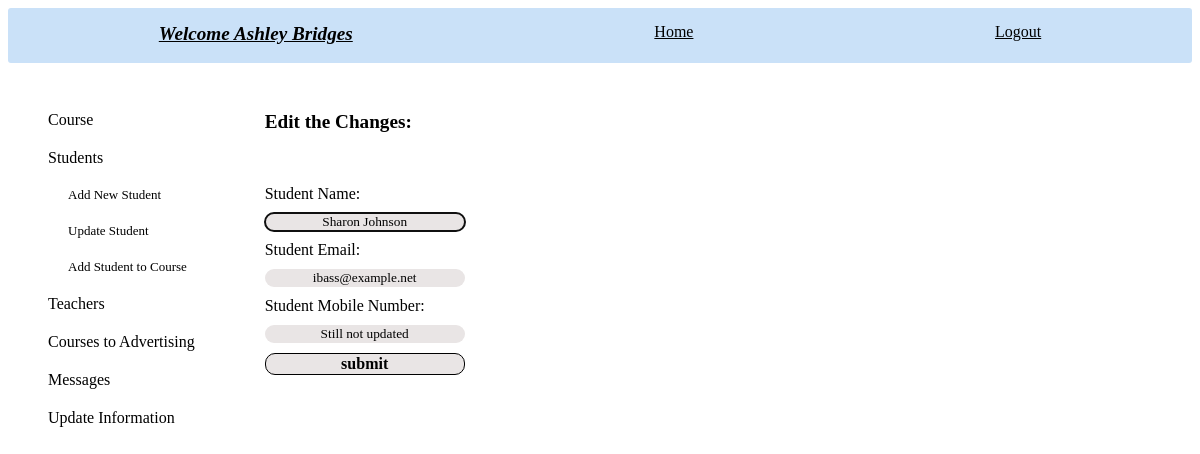
Page /chosen_student/1 (signed in) on the committed database.
### tables this page shows
CREATE TABLE students (
        id INTEGER PRIMARY KEY,
        name TEXT NOT NULL,
        email TEXT UNIQUE,
        phone TEXT UNIQUE,
        user_id INTEGER,
        FOREIGN KEY(user_id) REFERENCES new_users (id)
        );

### app.py (the view)
@app.route('/chosen_student/<student_id>', methods=['GET', 'POST'])
def chosen_student_update(student_id):
    log=check_log()
    info=info_user()
    student_info=crud.read_if('*',"students","id", student_id)
    student_object=create_students_objects(student_info)
    if request.method=='POST':
        name=request.form['name'].title()
        email=request.form['email']
        phone=request.form['phone']
        if name=='' or email=='' or phone=='' :
            return render_template('update_students.html', log=log, info=info, admin_id=session['id'], student_dict='', title='Edit the Changes:', student_object=student_object, note="Name, Email and Mobile number are required fields")
        else:
            if student_object[0].name!=name:
                crud.update_if('students', 'name', f"'{name}'", 'id', student_id)
            if student_object[0].email!=email:
                check_students=crud.read_if('id', 'students', 'email', email)
                check_users=crud.read_if('id', 'new_users', 'username', email)
                if len(check_students)==0 and len(check_users)==0:
                    crud.update_if('new_users', 'username', f"'{email}'", 'id', student_object[0].user_id)
                    crud.update_if('students', 'email', f"'{email}'",'id', student_id)
                else:
                    return render_template('update_students.html', log=log, info=info, admin_id=session['id'], student_dict='', title='Edit the Changes:', student_object=student_object, note="Email already exists")
            if student_object[0].phone!=phone:
                try:
                    crud.update_if('students', 'phone', f"'{phone}'",'id', student_id)
                except:
                    return render_template('update_students.html', log=log, info=info, admin_id=session['id'], student_dict='', title='Edit the Changes:', student_object=student_object, note="Mobile number already exists")
            return redirect(url_for('student_info', student_id=student_id))
    else:
        return render_template('update_students.html', log=log, info=info, admin_id=session['id'], student_dict='', title='Edit the Changes:', student_object=student_object)

### app.py (called while the page is built)
def check_log(): #check if user is loged in or not
    log_result={}
    if "name" in session:
        link='/logout'
        log='Logout'
        log_result['link']=link
        log_result['log']=log
        return log_result
    else:
        link='/login'
        log='Login'
        log_result['link']=link
        log_result['log']=log
        return log_result

def info_user(): # get user info
    if "role" in session:
        info={}
        if session['role']=='admin':
            info['id']=session['id']
            info['link']=f"/administrator/{session['id']}"
            info['word']='Administrator'
            info['hello']=f"Hello {crud.admin_name(session['id'])}- what do you want to do?"
            info['class']='user_hello'
        if session['role']=='teacher':
            info['id']=session['id']
            info['link']=f"/teacher_profile/{session['id']}"
            info['word']=f"Welcome {crud.teacher_name(session['id'])}"
            info['class']='user_hello'
        if session['role']=='student':
            info['id']=session['id']
            info['link']=f"/student_profile/{session['id']}"
            info['word']=f"Welcome {crud.student_name(session['id'])}"
            info['class']='user_hello'
        return info

### crud.py (called while the page is built)
def read_if(column, table, value, condition):
    return query(f"SELECT {column} FROM {table} WHERE {value}='{condition}'")

def teacher_name(teacher_id):
    name=read_if('name', 'teachers', 'id', teacher_id)
    name=name[0][0]
    return name

### functions.py (called while the page is built)
def create_students_objects(students: list):
    students_objects=[classes.Student(student[0], student[1], student[2], student[3], student[4]) for student in students]
    for s in students_objects:
        if type(s.phone)!=str or s.phone=='':
            s.phone='Still not updated'
    return students_objects

### setup_db.py (called while the page is built)
def query(sql):
    with sqlite3.connect('students.db') as conn:
        cur=conn.cursor()
        cur.execute(sql)
        return cur.fetchall()

### templates/update_students.html (shortened to what this page needs)
{% include "admin_nav_students.html" %}
    <div class="main_student_update" >
        <div class="main_chosen_student">
            <div class="title_chosen_student">{{title}}</div>
            <form class="info_chosen_student" action="" method="POST">
                {% for student in student_object %}
                Student Name: <input type="text" name="name" value="{{student.name}}" autofocus required>
                Student Email: <input type="email" name="email" value="{{student.email}}"  title="example@example.com" required>
                Student Mobile Number: <input type="tel" name="phone" value="{{student.phone}}" title="example: 050-1234567"  pattern="[0-9]{3}-[0-9]{7}" required>
                <input id="submit" type="submit" value="submit">
                {% endfor %}
            </form>
        </div>
    </div>
</div>

### static/style.css (style rules this page uses)
input { font-family: 'Times New Roman', Times, serif; text-align: center; }
#submit { border-style: solid; border-width: 1px; font-size: medium; font-weight: bolder; }
.main_student_update { grid-column: 2; grid-row: 2; display: flex; }
.main_chosen_student { display: flex; flex-direction: column; justify-content: space-between; gap: 20px; }
.title_chosen_student { font-weight: bold; font-size: larger; }
.info_chosen_student { display: flex; flex-direction: column; gap: 10px; width: 200px; }
.info_chosen_student>input { border-style: none; background-color: rgb(233, 229, 229); border-radius: 10px; }

### rows in the picture
students: name "Sharon Johnson", email "ibass@example.net", phone "Still not updated"

### other values in the picture
{{ info.word }} "Welcome Ashley Bridges"
{{ log.log }} "Logout"
{{ title }} "Edit the Changes:"
